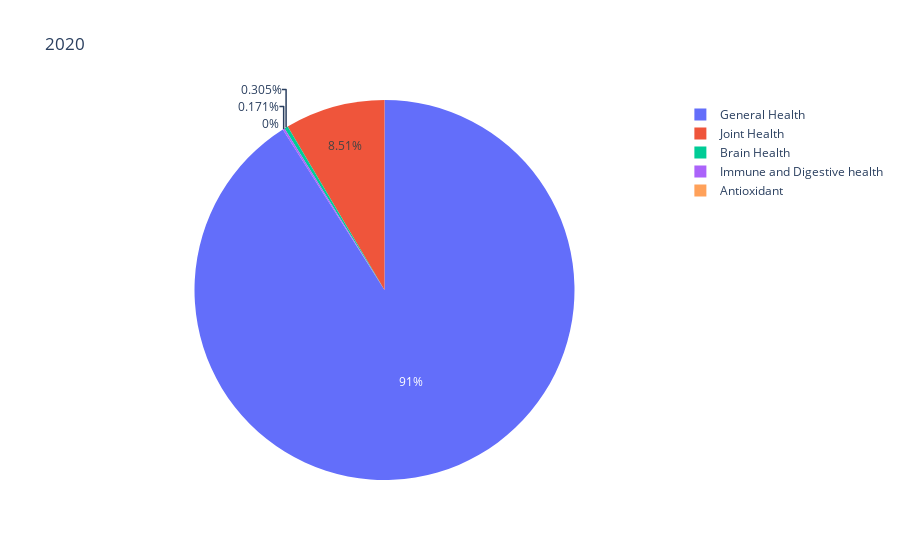

Notebook code for this chart:
### Code cell
# Plotly pie chart - net sales by "category" column value - 2020 Only
Sales_by_Category_US_2020_fig = px.pie(per_category_sales_2020, names ="category", values = "net_sales", title="2020",
        labels={"category" : 'Category', "net_sales" :'Sales in $'})


Sales_by_Category_US_2020_fig.show()

### Figure 1 — Plotly figure (JSON) as saved in the notebook; plotly's stock layout.template omitted (floating-point values rounded to 4 significant figures)
{"data": [{"domain": {"x": [0, 1], "y": [0, 1]}, "hovertemplate": "Category=%{label}<br>Sales in $=%{value}<extra></extra>", "labels": ["Antioxidant", "Brain Health", "General Health", "Immune and Digestive health", "Joint Health"], "legendgroup": "", "name": "", "showlegend": true, "type": "pie", "values": [0, 10230.0, 3050000.0, 5741.0, 285300.0]}], "layout": {"legend": {"tracegroupgap": 0}, "title": {"text": "2020"}}}
